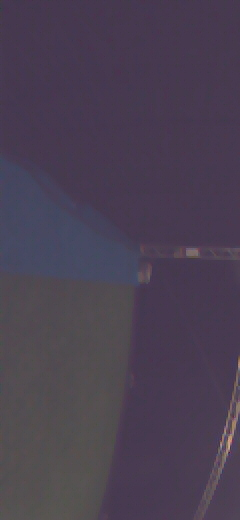
#> input picture pics/1702472196.jpg, 240 x 520 px; its folder holds 4 pictures in this run; the run also reads 1 picture not shown here
$ python line_fit.py
#> lines starting #> are read from the running program, lines starting #| are printed output that depends on the picture
### functions.py
import numpy as np
def line_fit(points):
    coefficients=[0,0,0]
    no_points = len(points)
    if(no_points>1):
        sum_y =0.
        sum_x = 0.
        sum_xy = 0.
        sum_x2 = 0.
        sum_x2y =0.
        sum_x3 = 0.
        sum_x4 = 0.
        S_xx = 0.
        S_xy = 0.
        S_xx2 = 0.
        S_x2y = 0.
        S_x2x2 = 0.
        avg_y = 0.
        avg_x = 0.

        for i in range(no_points):
            x2 = points[i].y * points[i].y
            sum_y   += points[i].x
            sum_x   += points[i].y
            sum_xy  += points[i].y * points[i].x
            sum_x2  += x2
            sum_x2y += x2 * points[i].x
            sum_x3  += points[i].y * x2
            sum_x4  += x2 * x2

        avg_y = sum_y / no_points
        avg_x = sum_x / no_points

        S_xx   = sum_x2  - sum_x  * avg_x
        S_xy   = sum_xy  - sum_x  * avg_y
        S_xx2  = sum_x3  - sum_x2 * avg_x
        S_x2y  = sum_x2y - sum_x2 * avg_y
        S_x2x2 = sum_x4  - sum_x2 * sum_x2 / no_points
        if (S_xx* S_x2x2 - S_xx2*S_xx2)>0:
            scaler = 1. / (S_xx* S_x2x2 - S_xx2*S_xx2)
            coefficients[2] = (S_x2y * S_xx - S_xy * S_xx2) * scaler
            coefficients[1] = (S_xy * S_x2x2 - S_x2y * S_xx2) * scaler
            coefficients[0] = (sum_y - coefficients[1] * sum_x - coefficients[2] * sum_x2) / no_points
        else:
            coefficients[2] = 0
            coefficients[1] = 0
            coefficients[0] = 0
        return coefficients
    else:
        return [0,0,0]

def ransac_inl(points,coefficients,threshold):
    inliers = 0
    for point in points:
        dist = abs(coefficients[2]*point.y*point.y+coefficients[1]*point.y+coefficients[0]-point.x)
        if dist<threshold:
            inliers=inliers+1
    return inliers

# [7 lines of commented-out code are left out]

# [11 lines left out: function diff, not called in this run]
    # Return res

### line_fit.py
import glob
import cv2
import time
import numpy as np
import matplotlib.pyplot as plt
from functions import line_fit,ransac_inl
from scipy import signal

images = [cv2.imread(file) for file in glob.glob("pics/*.jpg")]
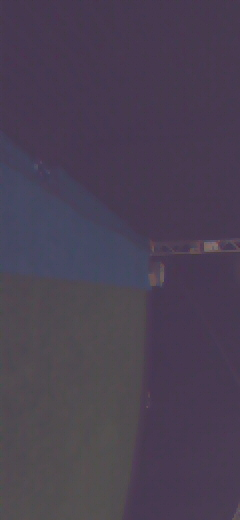
#> input picture pics/1704838843.jpg, 240 x 520 px
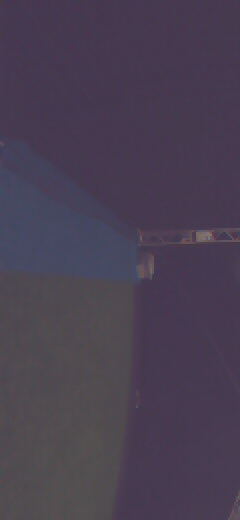
#> input picture pics/1705538837.jpg, 240 x 520 px
#> images = 4 items

class Point:
  def __init__(self,x,y):
    self.x = x
    self.y = y


results = np.zeros((len(images),2))
#> results = [[0, 0], [0, 0], [0, 0], [0, 0]]
im_number =0
plotting=True
for image in images:
    image = np.rot90(image)
    image = cv2.cvtColor(image, cv2.COLOR_BGR2HSV)
    while(True):
        #create mask and colour filter
        lower = np.array([0,2,70])
        upper = np.array([181,52,111])
        t0 = time.time()
        # [8 lines of commented-out code are left out]
        mask = cv2.inRange(image, lower, upper)

        #inverting image
        mask = 255-mask
        res = cv2.bitwise_and(image, image, mask= mask)

        #median filtering
        mask = cv2.blur(mask,(5,5))


        #compute edges
        edges = cv2.Canny(mask, 300, 400)

        #obtain lines for line fit
        #image format in this file: image[y,x,[RGB]], starting from left-top corner
        [height,width,depth] = np.shape(image)

        lower_fraction = 0.3 #means that only 30% of the image (seen from the bottom) will be used for the line fit

        no_lines = 100 #number of lines to use for fitting
        if no_lines>int(lower_fraction*height):
            no_lines = int(lower_fraction*height)

        lines = np.array(lower_fraction*(height)*np.random.rand(no_lines,1))
        lines = (height-1)-lines.astype(int)
        points = []
        for line in lines:
            x_sum =0
            no_hits = 0
            for i in range(width):
                if edges[line,i]==255:
                    x_sum += i
                    no_hits +=1
                    #x_loc = i
                    #points.append(Point(x_loc,line))
                    #image[line,x_loc,:] = [0,255,0]
                    break
            if no_hits>0:
                x_loc = int(x_sum/no_hits)
                points.append(Point(x_loc,line))
                image[line,x_loc,:] = [0,255,0]

        if no_hits>0:
            #perform RANSAC line fit
            pix_threshold = 10   #these are counted as inliers
            num_rand_points = 5  #num_points that are considered for every iteration
            iterations = 10       #number of iterations
            best_inliers = 0
            for i in range(iterations):
                rand_points   = np.random.rand(num_rand_points)*(len(points)-1)
                rand_points = rand_points.astype(int)
                it_points = []
                for point in rand_points:
                    it_points.append(points[point])
                coefficients_loc = line_fit(it_points)
                inliers = ransac_inl(points,coefficients_loc,pix_threshold)
                if inliers>best_inliers:
                    best_inliers=inliers
                    coefficients = coefficients_loc

            t_comp = time.time()-t0
            print("Calculated in :")
            print(t_comp)
            print('image number:')
            print(im_number)
            if(plotting==True):
                num_graph_points = 100
                y_arr = (height*np.array(range(num_graph_points))/num_graph_points)
                y_arr = y_arr.astype(int)
                x_arr = []
                for y_loc in y_arr:
                    x_arr.append(coefficients[2]*y_loc*y_loc+coefficients[1]*y_loc+coefficients[0])

                plt.subplot(121)
                plt.imshow(edges)
                plt.subplot(122)
                plt.imshow(cv2.cvtColor(image, cv2.COLOR_HSV2RGB))
                plt.plot(x_arr,y_arr)

                # figManager = plt.get_current_fig_manager()
                #figManager.full_screen_toggle()


                plt.show(block=False)
                plt.pause(0.00001)
                plt.clf()

#> (the run stopped early here; a loop or call above may not have finished)
